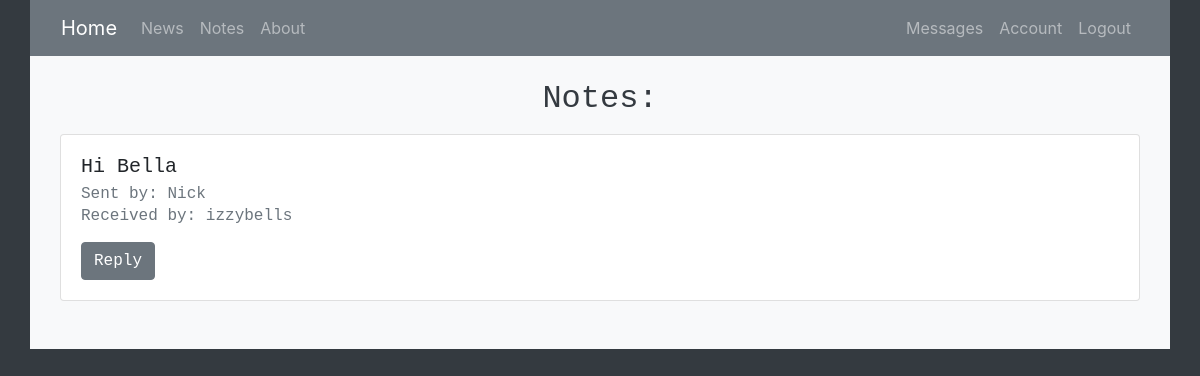
Page /messages/1/ (signed in) on the committed database.
### homepage/models.py (models this page shows, shortened)
class Message(db.Model):
    id = db.Column(db.Integer, primary_key=True)
    sender_id = db.Column(db.Integer, db.ForeignKey('user.id'), nullable=False)
    recipient_id = db.Column(db.Integer, nullable=False)
    subject = db.Column(db.String(120), nullable=False, default="Subject")
    body = db.Column(db.Text, nullable=False)
    time_sent = db.Column(db.DateTime, nullable=False, default=datetime.datetime.utcnow)
    unread = db.Column(db.Boolean, nullable=False, default=True)

class User(db.Model, UserMixin):
    id = db.Column(db.Integer, primary_key=True)
    username = db.Column(db.String(20), unique=True, nullable=False)
    email = db.Column(db.String(120), unique=True, nullable=False)
    image_file = db.Column(db.String(20), nullable=False, default='default.jpg')
    password = db.Column(db.String(60), nullable=False)
    zip_code = db.Column(db.Integer, nullable=False)
    notes = db.relationship('Note', backref='author', lazy=True)
    links = db.relationship('Link', backref='author', lazy=True)
    sent_messages = db.relationship('Message', backref="sender", lazy=True)

### homepage/messages/routes.py (the view)
@login_required
@messages.route('/messages/<int:message_id>/')
def view_message(message_id):
    message = Message.query.get_or_404(message_id)
    if current_user.id != message.recipient_id and current_user.id != message.sender_id:
        abort(403)
    sender = User.query.get(message.sender_id).username
    recipient = User.query.get(message.recipient_id).username
    return render_template('message.html', message=message, sender=sender, recipient=recipient)

### homepage/models.py (called while the page is built)
@login_manager.user_loader
def load_user(user_id):
    return User.query.get(int(user_id))

### homepage/templates/message.html (shortened to what this page needs)
{% extends "new_layout.html" %}
{% block content %}
<h2 class="text-dark text-center">Notes:</h2>
<div class="container pb-4">
    <div class="card mt-3">
        <div class="card-body">
            <h5 class="card-title">{{ message.subject }}</h5>
            <h6 class="card-subtitle mb-2 text-muted">Sent by: {{ sender }}</h6>
            <h6 class="card-subtitle mb-2 text-muted">Received by: {{ recipient }}</h6>
            <a href="{{ url_for('messages.new_message') }}" class="btn btn-secondary">Reply</a>
        </div>
    </div>
</div>
 {% endblock content %}

### rows in the picture
Message: subject "Hi Bella"
User: username "Nick"
User: username "izzybells"
